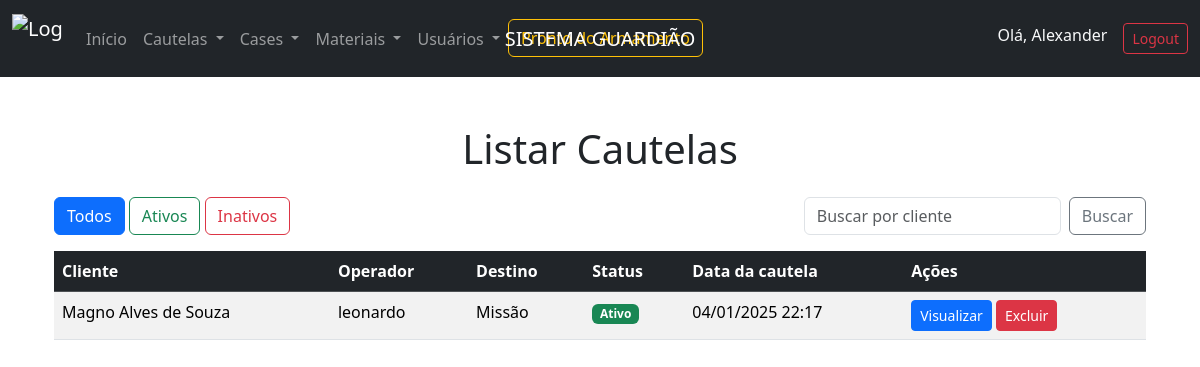
Screenshot of /listar-emprestimos/ (signed in) with the database file from the repository.
### guardiao/models.py (models this page shows, shortened)
class Operador(models.Model):
    user = models.OneToOneField(User, on_delete=models.CASCADE)
    nome = models.CharField(max_length=100)
    identidade = models.CharField(max_length=20)
    funcao = models.CharField(max_length=100, null=True, blank=True)
    nivel_acesso = models.IntegerField(
        choices=[(1, 'Nível 1'), (2, 'Nível 2'), (3, 'Nível 3')], default=1)

class Emprestimo(models.Model):
    isAtiva = models.BooleanField(default=True)
    cliente = models.ForeignKey('Cliente', on_delete=models.CASCADE)
    operador = models.ForeignKey('Operador', on_delete=models.CASCADE)
    materiais = models.ManyToManyField(
        'Material', through='EmprestimoMaterial')
    destino = models.CharField(max_length=200)
    data_emprestimo = models.DateTimeField(auto_now_add=True)
    data_devolucao = models.DateTimeField(null=True, blank=True)

class Cliente(models.Model):
    nome = models.CharField(max_length=100)
    identidade = models.CharField(max_length=20)
    cpf = models.CharField(max_length=14, unique=True, null=True, blank=True)
    foto = models.ImageField(
        upload_to='clientes/fotos/', null=True, blank=True)
    organizacao_militar = models.CharField(
        max_length=100, null=True, blank=True)
    imagem_identidade = models.ImageField(
        upload_to='identidades/', null=True, blank=True)
    isAtivo = models.BooleanField(default=True)

### guardiao/views.py (the view)
# urls.py: path('listar-emprestimos/', listar_emprestimos, name='listar_emprestimos'),
@login_required
@nivel_acesso_minimo(2)
def listar_emprestimos(request):
    filtro = request.GET.get('filtro', 'todos')
    busca_cliente = request.GET.get('busca_cliente', '')
    emprestimos = Emprestimo.objects.all().order_by('-data_emprestimo')
    if filtro == 'ativas':
        emprestimos = emprestimos.filter(isAtiva=True)
    elif filtro == 'inativas':
        emprestimos = emprestimos.filter(isAtiva=False)
    if busca_cliente:
        emprestimos = emprestimos.filter(
            cliente__nome__icontains=busca_cliente)
    return render(request, 'listar_emprestimos.html', {
        'emprestimos': emprestimos,
        'filtro': filtro,
        'busca_cliente': busca_cliente,
    })

### guardiao/templates/listar_emprestimos.html (shortened to what this page needs)
{% extends 'base.html' %}
{% block navbar %}
    {% if user.operador.nivel_acesso == 2 %}
        {% include 'navbar_2.html' %}
    {% elif user.operador.nivel_acesso == 1 %}
        {% include 'navbar_1.html' %}
    {% else %}
        {% include 'navbar.html' %}
    {% endif %}
{% endblock %}
{% block content %}
<div class="container mt-5">
    <h1 class="mb-4 text-center">Listar Cautelas</h1>
    <div class="mb-3 d-flex align-items-center justify-content-between">
        <div>
            <a href="?filtro=todos" class="btn btn-outline-primary {% if filtro == 'todos' %}active{% endif %}">Todos</a>
            <a href="?filtro=ativas" class="btn btn-outline-success {% if filtro == 'ativas' %}active{% endif %}">Ativos</a>
            <a href="?filtro=inativas" class="btn btn-outline-danger {% if filtro == 'inativas' %}active{% endif %}">Inativos</a>
        </div>
        <form method="GET" class="d-flex">
            <input type="text" name="busca_cliente" class="form-control me-2" placeholder="Buscar por cliente" value="{{ busca_cliente }}">
            <button type="submit" class="btn btn-outline-secondary">Buscar</button>
        </form>
    </div>
    <table class="table table-striped table-hover">
        <thead class="table-dark">
            <tr>
                <th>Cliente</th>
                <th>Operador</th>
                <th>Destino</th>
                <th>Status</th>
                <th>Data da cautela</th>
                <th>Ações</th>
            </tr>
        </thead>
        <tbody>
            {% for emprestimo in emprestimos %}
            <tr>
                <td>{{ emprestimo.cliente.nome }}</td>
                <td>{{ emprestimo.operador.user.username }}</td>
                <td>{{ emprestimo.destino }}</td>
                <td>
                    {% if emprestimo.isAtiva %}
                        <span class="badge bg-success">Ativo</span>
                    {% else %}
                        <span class="badge bg-danger">Inativo</span>
                    {% endif %}
                </td>
                <td>{{ emprestimo.data_emprestimo|date:"d/m/Y H:i" }}</td>
                <td>
                    <a href="{% url 'visualizar_emprestimo' emprestimo.id %}" class="btn btn-sm btn-primary">Visualizar</a>
                    {% if user.operador.nivel_acesso == 3 %}
                        <a href="{% url 'confirmar_exclusao_emprestimo' emprestimo.id %}" class="btn btn-sm btn-danger">Excluir</a>
                    {% endif %}
                </td>
            </tr>
            {% empty %}
            <tr>
                <td colspan="6" class="text-center">Nenhuma cautela encontrada.</td>
            </tr>
            {% endfor %}
        </tbody>
    </table>
</div>
{% endblock %}

### guardiao/templates/navbar.html (shortened to what this page needs)
{% load static %}
<nav class="navbar navbar-expand-lg navbar-dark bg-dark">
    <div class="container-fluid">
        <a class="navbar-brand" href="/">
            <img src="{% static 'images/logo.png' %}" alt="Logo Guardião" width="50" height="50" class="d-inline-block align-text-top">
        </a>
        <span class="navbar-brand navbar-brand-center">SISTEMA GUARDIÃO</span>
        <div class="collapse navbar-collapse" id="navbarNav">
            <ul class="navbar-nav me-auto">
                <li class="nav-item">
                    <a class="nav-link" href="{% url 'listar_prontos' %}">Início</a>
                </li>
                <li class="nav-item dropdown">
                    <a class="nav-link dropdown-toggle" href="#" id="emprestimosDropdown" role="button" data-bs-toggle="dropdown" aria-expanded="false">
                        Cautelas
                    </a>
                </li>
                <li class="nav-item dropdown">
                    <a class="nav-link dropdown-toggle" href="#" id="casesDropdown" role="button" data-bs-toggle="dropdown" aria-expanded="false">
                        Cases
                    </a>
                </li>
                <li class="nav-item dropdown">
                    <a class="nav-link dropdown-toggle" href="#" id="materiaisDropdown" role="button" data-bs-toggle="dropdown" aria-expanded="false">
                        Materiais
                    </a>
                </li>
                <li class="nav-item dropdown">
                    <a class="nav-link dropdown-toggle" href="#" id="usuariosDropdown" role="button" data-bs-toggle="dropdown" aria-expanded="false">
                        Usuários
                    </a>
                </li>
                <li class="nav-item">
                    <a href="{% url 'pronto_armamento' %}" class="btn btn-outline-warning me-2">Pronto do Armamento</a>
                </li>
            </ul>
            <ul class="navbar-nav">
                {% if user.is_authenticated %}
                    <li class="nav-item">
                        <span class="navbar-text text-light me-3">Olá, {{ user.operador.nome }}</span>
                    </li>
                    <li class="nav-item">
                        <a class="btn btn-outline-danger btn-sm" href="{% url 'logout' %}">Logout</a>
                    </li>
                {% else %}
                    <li class="nav-item">
                        <a class="btn btn-outline-success btn-sm" href="{% url 'login' %}">Login</a>
                    </li>
                {% endif %}
            </ul>
        </div>
    </div>
</nav>

### guardiao/templates/base.html (style rules this page uses)
.navbar-brand-center { position: absolute; left: 50%; transform: translateX(-50%); }

### rows the page displays
Emprestimo: cliente.nome "Magno Alves de Souza", operador.user.username "leonardo", destino "Missão", isAtiva "Ativo", data_emprestimo "04/01/2025 22:17"

### other values shown
{{ user.operador.nome }} "Alexander"
